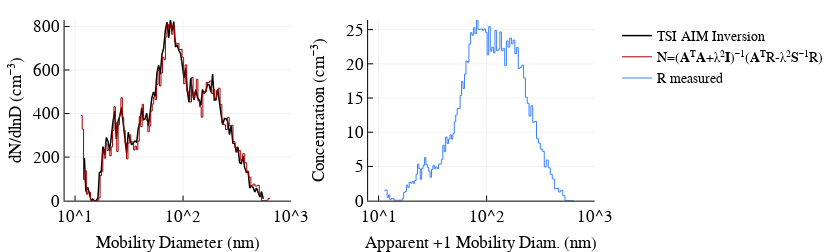

The code cell stored with this chart in its notebook:
### Markdown cell above
### (a) Example size distribution comparison

### Code cell
figure("Helvetica", 2, 5.75, 1.75, 8)

p2 = plot(𝕟[j].Dp, 𝕟[j].S, xaxis = :log10, xticks = [10, 100, 1000],
    ylabel = "dN/dlnD (cm⁻³)", label = "TSI AIM Inversion", xlim = (8,1000),  
    color = :black, xlabel = "Mobility Diameter (nm)", left_margin = 30px, lw= 1.5)

p2 = plot!(𝕟ᵢₙᵥ[j].Dp, 𝕟ᵢₙᵥ[j].S, color = RGBA(163/255,0,0,1),
    lt = :steppre, label = "N=(𝐀ᵀ𝐀+λ²𝐈)⁻¹(𝐀ᵀR-λ²𝐒⁻¹R)", xlim = (8,1000))

p3 = plot(𝕣[j].Dp, 𝕣[j].N, xaxis = :log10, xticks = [10, 100, 1000], lt = :steppre,
    label = "R measured", ylabel = "Concentration (cm⁻³)", xlim = (8,1000),left_margin = 30px,
    color = RGBA(58/255,129/255,252/255,1), xlabel = "Apparent +1 Mobility Diam. (nm)")

plot(p2,p3, layout = grid(1,2), right_margin = 30px, top_margin = 0px)

### Figure 1 — Plotly figure (JSON) as saved in the notebook; plotly's stock layout.template omitted (floating-point values rounded to 4 significant figures; data arrays with more than 128 entries replaced by an {"elided": "..."} marker saying what was removed)
{"data": [{"colorbar": {"title": ""}, "legendgroup": "TSI AIM Inversion", "line": {"color": "rgba(0, 0, 0, 1.000)", "dash": "solid", "shape": "linear", "width": 1.5}, "mode": "lines", "name": "TSI AIM Inversion", "showlegend": true, "type": "scatter", "x": [552.3, 532.8, 514, 495.8, 478.3, 461.4, 445.1, 429.4, 414.2, 399.5, 385.4, 371.8, 358.7, 346, 333.8, 322, 310.6, 299.6, 289, 278.8, 269, 259.5, 250.3, 241.4, 232.9, 224.7, 216.7, 209.1, 201.7, 194.6, 187.7, 181.1, 174.7, 168.5, 162.5, 156.8, 151.2, 145.9, 140.7, 135.8, 131, 126.3, 121.9, 117.6, 113.4, 109.4, 105.5, 101.8, 98.2, 94.7, 91.4, 88.2, 85.1, 82, 79.1, 76.4, 73.7, 71, 68.5, 66.1, 63.8, 61.5, 59.4, 57.3, 55.2, 53.3, 51.4, 49.6, 47.8, 46.1, 44.5, 42.9, 41.4, 40, 38.5, 37.2, 35.9, 34.6, 33.4, 32.2, 31.1, 30, 28.9, 27.9, 26.9, 25.9, 25, 24.1, 23.3, 22.5, 21.7, 20.9, 20.2, 19.5, 18.8, 18.1, 17.5, 16.8, 16.3, 15.7, 15.1, 14.6, 14.1, 13.6, 13.1, 12.6, 12.2], "xaxis": "x1", "y": [8.006, 41.67, 17.1, 42.84, 57.95, 39.93, 60.6, 67.88, 57.48, 135.9, 129.8, 151.4, 204.8, 171.0, 173.8, 247.4, 222.1, 262.7, 263.9, 344.0, 302.9, 362.5, 376.1, 376.8, 349.0, 397.3, 466.4, 512.5, 462.6, 461.8, 581.6, 497.8, 530.8, 534.9, 502.4, 494.2, 510.1, 436.7, 463.2, 474.3, 510.4, 461.6, 502.4, 562.1, 451.5, 506.3, 607.6, 563.1, 624.7, 675.9, 689.2, 715.2, 705.8, 821.9, 778.8, 829.6, 747.6, 819.5, 782.2, 700.4, 671.7, 580.2, 622.7, 586.8, 478.5, 499.5, 471.5, 416.5, 341.6, 401.3, 375.8, 371.3, 426.4, 364.2, 333.5, 267.9, 273.9, 265.9, 256.2, 284.4, 314.1, 217.6, 283.2, 345.6, 427.0, 387.5, 364.6, 283.1, 411.7, 366.9, 291.6, 229.0, 271.9, 290.1, 210.3, 247.9, 135.9, 127.6, 13.62, 0, 0, 7.438, 0, 36.13, 61.72, 41.99, 196.5], "yaxis": "y1"}, {"colorbar": {"title": ""}, "legendgroup": "N=(𝐀ᵀ𝐀+λ²𝐈)⁻¹(𝐀ᵀR-λ²𝐒⁻¹R)", "line": {"color": "rgba(163, 0, 0, 1.000)", "dash": "solid", "shape": "linear", "width": 1}, "mode": "lines", "name": "N=(𝐀ᵀ𝐀+λ²𝐈)⁻¹(𝐀ᵀR-λ²𝐒⁻¹R)", "showlegend": true, "type": "scatter", "x": {"elided": "239 float values"}, "xaxis": "x1", "y": {"elided": "239 float values"}, "yaxis": "y1"}, {"colorbar": {"title": ""}, "legendgroup": "R measured", "line": {"color": "rgba(58, 129, 252, 1.000)", "dash": "solid", "shape": "linear", "width": 1}, "mode": "lines", "name": "R measured", "showlegend": true, "type": "scatter", "x": {"elided": "239 float values"}, "xaxis": "x2", "y": {"elided": "239 float values"}, "yaxis": "y2"}], "layout": {"annotations": [], "height": 252, "legend": {"bgcolor": "rgba(255, 255, 255, 1.000)", "bordercolor": "rgba(0, 0, 0, 1.000)", "font": {"color": "rgba(0, 0, 0, 1.000)", "family": "Helvetica", "size": 14}, "tracegroupgap": 0, "x": 1, "y": 1}, "margin": {"b": 20, "l": 0, "r": 0, "t": 20}, "paper_bgcolor": "rgba(255, 255, 255, 1.000)", "plot_bgcolor": "rgba(255, 255, 255, 1.000)", "showlegend": true, "width": 828, "xaxis1": {"anchor": "y1", "domain": [0.1047, 0.4718], "gridcolor": "rgba(0, 0, 0, 0.100)", "gridwidth": 0.5, "linecolor": "rgba(0, 0, 0, 1.000)", "mirror": false, "range": [0.9031, 3], "showgrid": true, "showline": true, "showticklabels": true, "tickangle": 0, "tickcolor": "rgb(0, 0, 0)", "tickfont": {"color": "rgba(0, 0, 0, 1.000)", "family": "Helvetica", "size": 17}, "tickmode": "array", "ticks": "inside", "ticktext": ["10^1", "10^2", "10^3"], "tickvals": [10, 100, 1000], "title": "Mobility Diameter (nm)", "titlefont": {"color": "rgba(0, 0, 0, 1.000)", "family": "Helvetica", "size": 17}, "type": "log", "visible": true, "zeroline": false, "zerolinecolor": "rgba(0, 0, 0, 1.000)"}, "xaxis2": {"anchor": "y2", "domain": [0.5966, 0.9638], "gridcolor": "rgba(0, 0, 0, 0.100)", "gridwidth": 0.5, "linecolor": "rgba(0, 0, 0, 1.000)", "mirror": false, "range": [0.9031, 3], "showgrid": true, "showline": true, "showticklabels": true, "tickangle": 0, "tickcolor": "rgb(0, 0, 0)", "tickfont": {"color": "rgba(0, 0, 0, 1.000)", "family": "Helvetica", "size": 17}, "tickmode": "array", "ticks": "inside", "ticktext": ["10^1", "10^2", "10^3"], "tickvals": [10, 100, 1000], "title": "Apparent +1 Mobility Diam. (nm)", "titlefont": {"color": "rgba(0, 0, 0, 1.000)", "family": "Helvetica", "size": 17}, "type": "log", "visible": true, "zeroline": false, "zerolinecolor": "rgba(0, 0, 0, 1.000)"}, "yaxis1": {"anchor": "x1", "domain": [0.1479, 1], "gridcolor": "rgba(0, 0, 0, 0.100)", "gridwidth": 0.5, "linecolor": "rgba(0, 0, 0, 1.000)", "mirror": false, "range": [0, 829.6], "showgrid": true, "showline": true, "showticklabels": true, "tickangle": 0, "tickcolor": "rgb(0, 0, 0)", "tickfont": {"color": "rgba(0, 0, 0, 1.000)", "family": "Helvetica", "size": 17}, "tickmode": "array", "ticks": "inside", "ticktext": ["0", "200", "400", "600", "800"], "tickvals": [0, 200, 400, 600, 800], "title": "dN/dlnD (cm⁻³)", "titlefont": {"color": "rgba(0, 0, 0, 1.000)", "family": "Helvetica", "size": 17}, "type": "-", "visible": true, "zeroline": false, "zerolinecolor": "rgba(0, 0, 0, 1.000)"}, "yaxis2": {"anchor": "x2", "domain": [0.1479, 1], "gridcolor": "rgba(0, 0, 0, 0.100)", "gridwidth": 0.5, "linecolor": "rgba(0, 0, 0, 1.000)", "mirror": false, "range": [0, 26.41], "showgrid": true, "showline": true, "showticklabels": true, "tickangle": 0, "tickcolor": "rgb(0, 0, 0)", "tickfont": {"color": "rgba(0, 0, 0, 1.000)", "family": "Helvetica", "size": 17}, "tickmode": "array", "ticks": "inside", "ticktext": ["0", "5", "10", "15", "20", "25"], "tickvals": [0, 5, 10, 15, 20, 25], "title": "Concentration (cm⁻³)", "titlefont": {"color": "rgba(0, 0, 0, 1.000)", "family": "Helvetica", "size": 17}, "type": "-", "visible": true, "zeroline": false, "zerolinecolor": "rgba(0, 0, 0, 1.000)"}}}
